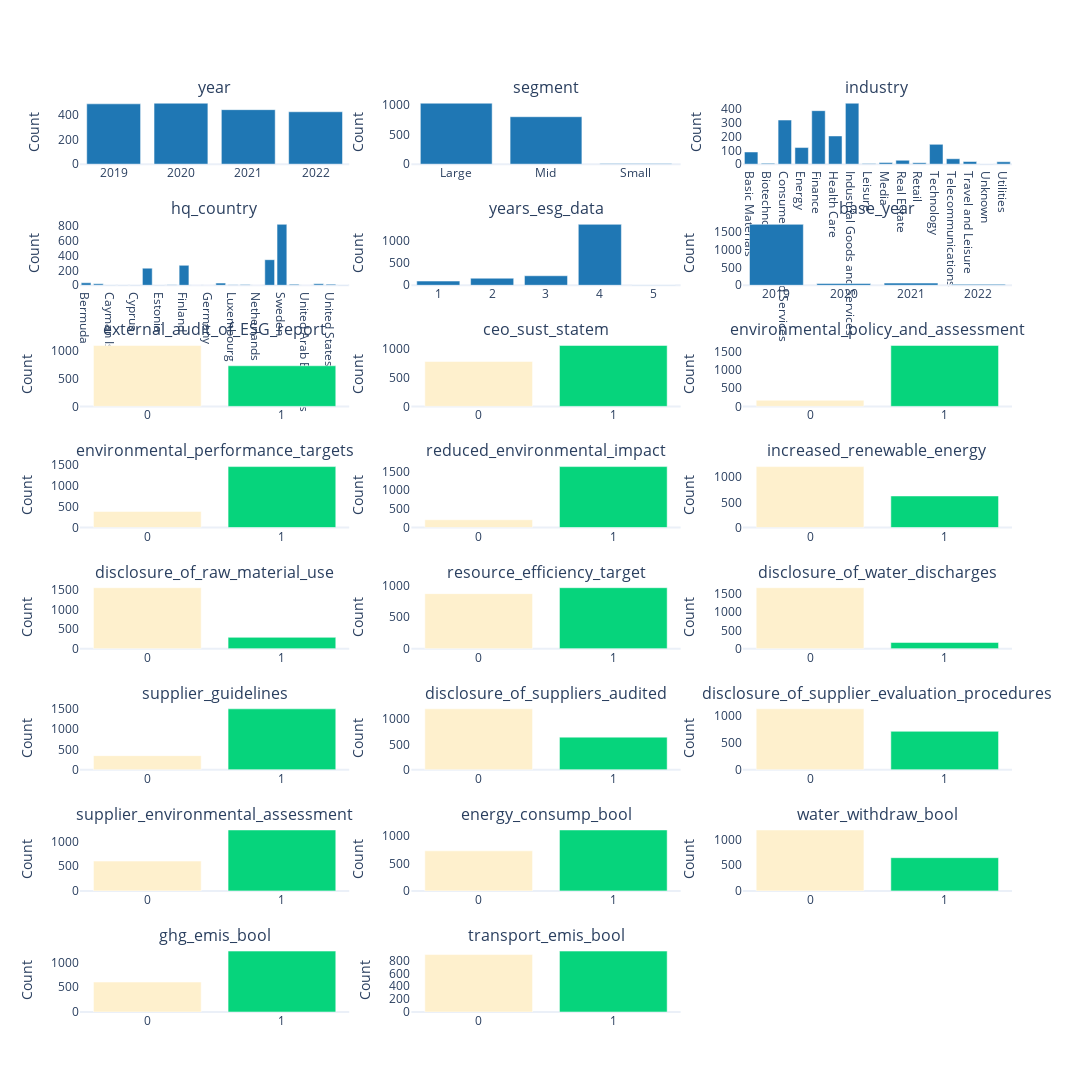

The notebook cell this image was saved under:
### Code cell
chart_visualisations(reporting_df, columns_to_include)

### Figure 1 — Plotly figure (JSON) as saved in the notebook; plotly's stock layout.template omitted (floating-point values rounded to 4 significant figures)
{"data": [{"marker": {"color": "rgb(31, 119, 180)"}, "name": "year Count", "showlegend": false, "type": "bar", "x": ["2019", "2020", "2021", "2022"], "xaxis": "x", "y": [486, 491, 439, 422], "yaxis": "y"}, {"marker": {"color": "rgb(31, 119, 180)"}, "name": "segment Count", "showlegend": false, "type": "bar", "x": ["Large", "Mid", "Small"], "xaxis": "x2", "y": [1028, 800, 10], "yaxis": "y2"}, {"marker": {"color": "rgb(31, 119, 180)"}, "name": "industry Count", "showlegend": false, "type": "bar", "x": ["Basic Materials", "Biotechnology", "Consumer Goods and Services", "Energy", "Finance", "Health Care", "Industrial Goods and Services", "Leisure", "Media", "Real Estate", "Retail", "Technology", "Telecommunications", "Travel and Leisure", "Unknown", "Utilities"], "xaxis": "x3", "y": [88, 6, 319, 120, 387, 204, 441, 4, 12, 28, 10, 143, 39, 19, 1, 17], "yaxis": "y3"}, {"marker": {"color": "rgb(31, 119, 180)"}, "name": "hq_country Count", "showlegend": false, "type": "bar", "x": ["Bermuda", "Canada", "Cayman Islands", "Chile", "Cyprus", "Denmark", "Estonia", "Faroe Islands", "Finland", "France", "Germany", "Iceland", "Luxembourg", "Malta", "Netherlands", "Norway", "Sweden", "Switzerland", "United Arab Emirates", "United Kingdom", "United States", "Virgin Islands, British"], "xaxis": "x4", "y": [33, 19, 3, 4, 4, 230, 4, 8, 268, 1, 1, 29, 8, 10, 1, 344, 820, 13, 1, 19, 14, 4], "yaxis": "y4"}, {"marker": {"color": "rgb(31, 119, 180)"}, "name": "years_esg_data Count", "showlegend": false, "type": "bar", "x": ["1", "2", "3", "4", "5"], "xaxis": "x5", "y": [94, 158, 213, 1368, 5], "yaxis": "y5"}, {"marker": {"color": ["rgb(31, 119, 180)", "rgb(31, 119, 180)", "rgb(31, 119, 180)", "rgb(31, 119, 180)"]}, "name": "base_year Count", "showlegend": false, "type": "bar", "x": ["2019", "2020", "2021", "2022"], "xaxis": "x6", "y": [1704, 49, 60, 25], "yaxis": "y6"}, {"marker": {"color": ["rgb(254,240,205)", "rgb(6,212,124)"]}, "name": "external_audit_of_ESG_report Count", "showlegend": false, "type": "bar", "x": ["0", "1"], "xaxis": "x7", "y": [1103, 735], "yaxis": "y7"}, {"marker": {"color": ["rgb(254,240,205)", "rgb(6,212,124)"]}, "name": "ceo_sust_statem Count", "showlegend": false, "type": "bar", "x": ["0", "1"], "xaxis": "x8", "y": [780, 1058], "yaxis": "y8"}, {"marker": {"color": ["rgb(254,240,205)", "rgb(6,212,124)"]}, "name": "environmental_policy_and_assessment Count", "showlegend": false, "type": "bar", "x": ["0", "1"], "xaxis": "x9", "y": [168, 1670], "yaxis": "y9"}, {"marker": {"color": ["rgb(254,240,205)", "rgb(6,212,124)"]}, "name": "environmental_performance_targets Count", "showlegend": false, "type": "bar", "x": ["0", "1"], "xaxis": "x10", "y": [384, 1454], "yaxis": "y10"}, {"marker": {"color": ["rgb(254,240,205)", "rgb(6,212,124)"]}, "name": "reduced_environmental_impact Count", "showlegend": false, "type": "bar", "x": ["0", "1"], "xaxis": "x11", "y": [207, 1631], "yaxis": "y11"}, {"marker": {"color": ["rgb(254,240,205)", "rgb(6,212,124)"]}, "name": "increased_renewable_energy Count", "showlegend": false, "type": "bar", "x": ["0", "1"], "xaxis": "x12", "y": [1211, 627], "yaxis": "y12"}, {"marker": {"color": ["rgb(254,240,205)", "rgb(6,212,124)"]}, "name": "disclosure_of_raw_material_use Count", "showlegend": false, "type": "bar", "x": ["0", "1"], "xaxis": "x13", "y": [1551, 287], "yaxis": "y13"}, {"marker": {"color": ["rgb(254,240,205)", "rgb(6,212,124)"]}, "name": "resource_efficiency_target Count", "showlegend": false, "type": "bar", "x": ["0", "1"], "xaxis": "x14", "y": [872, 966], "yaxis": "y14"}, {"marker": {"color": ["rgb(254,240,205)", "rgb(6,212,124)"]}, "name": "disclosure_of_water_discharges Count", "showlegend": false, "type": "bar", "x": ["0", "1"], "xaxis": "x15", "y": [1669, 169], "yaxis": "y15"}, {"marker": {"color": ["rgb(254,240,205)", "rgb(6,212,124)"]}, "name": "supplier_guidelines Count", "showlegend": false, "type": "bar", "x": ["0", "1"], "xaxis": "x16", "y": [346, 1492], "yaxis": "y16"}, {"marker": {"color": ["rgb(254,240,205)", "rgb(6,212,124)"]}, "name": "disclosure_of_suppliers_audited Count", "showlegend": false, "type": "bar", "x": ["0", "1"], "xaxis": "x17", "y": [1197, 641], "yaxis": "y17"}, {"marker": {"color": ["rgb(254,240,205)", "rgb(6,212,124)"]}, "name": "disclosure_of_supplier_evaluation_procedures Count", "showlegend": false, "type": "bar", "x": ["0", "1"], "xaxis": "x18", "y": [1127, 711], "yaxis": "y18"}, {"marker": {"color": ["rgb(254,240,205)", "rgb(6,212,124)"]}, "name": "supplier_environmental_assessment Count", "showlegend": false, "type": "bar", "x": ["0", "1"], "xaxis": "x19", "y": [604, 1234], "yaxis": "y19"}, {"marker": {"color": ["rgb(254,240,205)", "rgb(6,212,124)"]}, "name": "energy_consump_bool Count", "showlegend": false, "type": "bar", "x": ["0", "1"], "xaxis": "x20", "y": [729, 1109], "yaxis": "y20"}, {"marker": {"color": ["rgb(254,240,205)", "rgb(6,212,124)"]}, "name": "water_withdraw_bool Count", "showlegend": false, "type": "bar", "x": ["0", "1"], "xaxis": "x21", "y": [1190, 648], "yaxis": "y21"}, {"marker": {"color": ["rgb(254,240,205)", "rgb(6,212,124)"]}, "name": "ghg_emis_bool Count", "showlegend": false, "type": "bar", "x": ["0", "1"], "xaxis": "x22", "y": [606, 1232], "yaxis": "y22"}, {"marker": {"color": ["rgb(254,240,205)", "rgb(6,212,124)"]}, "name": "transport_emis_bool Count", "showlegend": false, "type": "bar", "x": ["0", "1"], "xaxis": "x23", "y": [892, 946], "yaxis": "y23"}], "layout": {"annotations": [{"font": {"size": 16}, "showarrow": false, "text": "year", "x": 0.1444, "xanchor": "center", "xref": "paper", "y": 1, "yanchor": "bottom", "yref": "paper"}, {"font": {"size": 16}, "showarrow": false, "text": "segment", "x": 0.5, "xanchor": "center", "xref": "paper", "y": 1, "yanchor": "bottom", "yref": "paper"}, {"font": {"size": 16}, "showarrow": false, "text": "industry", "x": 0.8556, "xanchor": "center", "xref": "paper", "y": 1, "yanchor": "bottom", "yref": "paper"}, {"font": {"size": 16}, "showarrow": false, "text": "hq_country", "x": 0.1444, "xanchor": "center", "xref": "paper", "y": 0.8672, "yanchor": "bottom", "yref": "paper"}, {"font": {"size": 16}, "showarrow": false, "text": "years_esg_data", "x": 0.5, "xanchor": "center", "xref": "paper", "y": 0.8672, "yanchor": "bottom", "yref": "paper"}, {"font": {"size": 16}, "showarrow": false, "text": "base_year", "x": 0.8556, "xanchor": "center", "xref": "paper", "y": 0.8672, "yanchor": "bottom", "yref": "paper"}, {"font": {"size": 16}, "showarrow": false, "text": "external_audit_of_ESG_report", "x": 0.1444, "xanchor": "center", "xref": "paper", "y": 0.7344, "yanchor": "bottom", "yref": "paper"}, {"font": {"size": 16}, "showarrow": false, "text": "ceo_sust_statem", "x": 0.5, "xanchor": "center", "xref": "paper", "y": 0.7344, "yanchor": "bottom", "yref": "paper"}, {"font": {"size": 16}, "showarrow": false, "text": "environmental_policy_and_assessment", "x": 0.8556, "xanchor": "center", "xref": "paper", "y": 0.7344, "yanchor": "bottom", "yref": "paper"}, {"font": {"size": 16}, "showarrow": false, "text": "environmental_performance_targets", "x": 0.1444, "xanchor": "center", "xref": "paper", "y": 0.6016, "yanchor": "bottom", "yref": "paper"}, {"font": {"size": 16}, "showarrow": false, "text": "reduced_environmental_impact", "x": 0.5, "xanchor": "center", "xref": "paper", "y": 0.6016, "yanchor": "bottom", "yref": "paper"}, {"font": {"size": 16}, "showarrow": false, "text": "increased_renewable_energy", "x": 0.8556, "xanchor": "center", "xref": "paper", "y": 0.6016, "yanchor": "bottom", "yref": "paper"}, {"font": {"size": 16}, "showarrow": false, "text": "disclosure_of_raw_material_use", "x": 0.1444, "xanchor": "center", "xref": "paper", "y": 0.4688, "yanchor": "bottom", "yref": "paper"}, {"font": {"size": 16}, "showarrow": false, "text": "resource_efficiency_target", "x": 0.5, "xanchor": "center", "xref": "paper", "y": 0.4688, "yanchor": "bottom", "yref": "paper"}, {"font": {"size": 16}, "showarrow": false, "text": "disclosure_of_water_discharges", "x": 0.8556, "xanchor": "center", "xref": "paper", "y": 0.4688, "yanchor": "bottom", "yref": "paper"}, {"font": {"size": 16}, "showarrow": false, "text": "supplier_guidelines", "x": 0.1444, "xanchor": "center", "xref": "paper", "y": 0.3359, "yanchor": "bottom", "yref": "paper"}, {"font": {"size": 16}, "showarrow": false, "text": "disclosure_of_suppliers_audited", "x": 0.5, "xanchor": "center", "xref": "paper", "y": 0.3359, "yanchor": "bottom", "yref": "paper"}, {"font": {"size": 16}, "showarrow": false, "text": "disclosure_of_supplier_evaluation_procedures", "x": 0.8556, "xanchor": "center", "xref": "paper", "y": 0.3359, "yanchor": "bottom", "yref": "paper"}, {"font": {"size": 16}, "showarrow": false, "text": "supplier_environmental_assessment", "x": 0.1444, "xanchor": "center", "xref": "paper", "y": 0.2031, "yanchor": "bottom", "yref": "paper"}, {"font": {"size": 16}, "showarrow": false, "text": "energy_consump_bool", "x": 0.5, "xanchor": "center", "xref": "paper", "y": 0.2031, "yanchor": "bottom", "yref": "paper"}, {"font": {"size": 16}, "showarrow": false, "text": "water_withdraw_bool", "x": 0.8556, "xanchor": "center", "xref": "paper", "y": 0.2031, "yanchor": "bottom", "yref": "paper"}, {"font": {"size": 16}, "showarrow": false, "text": "ghg_emis_bool", "x": 0.1444, "xanchor": "center", "xref": "paper", "y": 0.07031, "yanchor": "bottom", "yref": "paper"}, {"font": {"size": 16}, "showarrow": false, "text": "transport_emis_bool", "x": 0.5, "xanchor": "center", "xref": "paper", "y": 0.07031, "yanchor": "bottom", "yref": "paper"}], "height": 3200, "showlegend": false, "width": 1600, "xaxis": {"anchor": "y", "domain": [0, 0.2889]}, "xaxis10": {"anchor": "y10", "domain": [0, 0.2889]}, "xaxis11": {"anchor": "y11", "domain": [0.3556, 0.6444]}, "xaxis12": {"anchor": "y12", "domain": [0.7111, 1]}, "xaxis13": {"anchor": "y13", "domain": [0, 0.2889]}, "xaxis14": {"anchor": "y14", "domain": [0.3556, 0.6444]}, "xaxis15": {"anchor": "y15", "domain": [0.7111, 1]}, "xaxis16": {"anchor": "y16", "domain": [0, 0.2889]}, "xaxis17": {"anchor": "y17", "domain": [0.3556, 0.6444]}, "xaxis18": {"anchor": "y18", "domain": [0.7111, 1]}, "xaxis19": {"anchor": "y19", "domain": [0, 0.2889]}, "xaxis2": {"anchor": "y2", "domain": [0.3556, 0.6444]}, "xaxis20": {"anchor": "y20", "domain": [0.3556, 0.6444]}, "xaxis21": {"anchor": "y21", "domain": [0.7111, 1]}, "xaxis22": {"anchor": "y22", "domain": [0, 0.2889]}, "xaxis23": {"anchor": "y23", "domain": [0.3556, 0.6444]}, "xaxis24": {"anchor": "y24", "domain": [0.7111, 1]}, "xaxis3": {"anchor": "y3", "domain": [0.7111, 1]}, "xaxis4": {"anchor": "y4", "domain": [0, 0.2889]}, "xaxis5": {"anchor": "y5", "domain": [0.3556, 0.6444]}, "xaxis6": {"anchor": "y6", "domain": [0.7111, 1]}, "xaxis7": {"anchor": "y7", "domain": [0, 0.2889]}, "xaxis8": {"anchor": "y8", "domain": [0.3556, 0.6444]}, "xaxis9": {"anchor": "y9", "domain": [0.7111, 1]}, "yaxis": {"anchor": "x", "domain": [0.9297, 1], "showgrid": false, "title": {"text": "Count"}}, "yaxis10": {"anchor": "x10", "domain": [0.5312, 0.6016], "showgrid": false, "title": {"text": "Count"}}, "yaxis11": {"anchor": "x11", "domain": [0.5312, 0.6016], "showgrid": false, "title": {"text": "Count"}}, "yaxis12": {"anchor": "x12", "domain": [0.5312, 0.6016], "showgrid": false, "title": {"text": "Count"}}, "yaxis13": {"anchor": "x13", "domain": [0.3984, 0.4688], "showgrid": false, "title": {"text": "Count"}}, "yaxis14": {"anchor": "x14", "domain": [0.3984, 0.4688], "showgrid": false, "title": {"text": "Count"}}, "yaxis15": {"anchor": "x15", "domain": [0.3984, 0.4688], "showgrid": false, "title": {"text": "Count"}}, "yaxis16": {"anchor": "x16", "domain": [0.2656, 0.3359], "showgrid": false, "title": {"text": "Count"}}, "yaxis17": {"anchor": "x17", "domain": [0.2656, 0.3359], "showgrid": false, "title": {"text": "Count"}}, "yaxis18": {"anchor": "x18", "domain": [0.2656, 0.3359], "showgrid": false, "title": {"text": "Count"}}, "yaxis19": {"anchor": "x19", "domain": [0.1328, 0.2031], "showgrid": false, "title": {"text": "Count"}}, "yaxis2": {"anchor": "x2", "domain": [0.9297, 1], "showgrid": false, "title": {"text": "Count"}}, "yaxis20": {"anchor": "x20", "domain": [0.1328, 0.2031], "showgrid": false, "title": {"text": "Count"}}, "yaxis21": {"anchor": "x21", "domain": [0.1328, 0.2031], "showgrid": false, "title": {"text": "Count"}}, "yaxis22": {"anchor": "x22", "domain": [0, 0.07031], "showgrid": false, "title": {"text": "Count"}}, "yaxis23": {"anchor": "x23", "domain": [0, 0.07031], "showgrid": false, "title": {"text": "Count"}}, "yaxis24": {"anchor": "x24", "domain": [0, 0.07031]}, "yaxis3": {"anchor": "x3", "domain": [0.9297, 1], "showgrid": false, "title": {"text": "Count"}}, "yaxis4": {"anchor": "x4", "domain": [0.7969, 0.8672], "showgrid": false, "title": {"text": "Count"}}, "yaxis5": {"anchor": "x5", "domain": [0.7969, 0.8672], "showgrid": false, "title": {"text": "Count"}}, "yaxis6": {"anchor": "x6", "domain": [0.7969, 0.8672], "showgrid": false, "title": {"text": "Count"}}, "yaxis7": {"anchor": "x7", "domain": [0.6641, 0.7344], "showgrid": false, "title": {"text": "Count"}}, "yaxis8": {"anchor": "x8", "domain": [0.6641, 0.7344], "showgrid": false, "title": {"text": "Count"}}, "yaxis9": {"anchor": "x9", "domain": [0.6641, 0.7344], "showgrid": false, "title": {"text": "Count"}}}}
